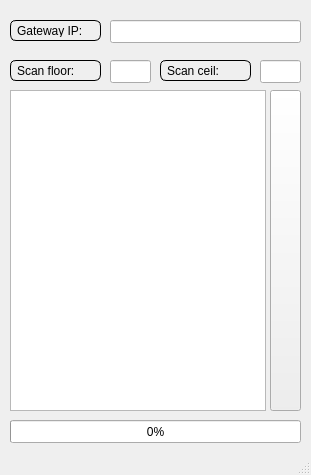
<?xml version="1.0" encoding="UTF-8"?>
<ui version="4.0">
 <class>MainWindow</class>
 <widget class="QMainWindow" name="MainWindow">
  <property name="geometry">
   <rect>
    <x>0</x>
    <y>0</y>
    <width>311</width>
    <height>475</height>
   </rect>
  </property>
  <property name="windowTitle">
   <string>MainWindow</string>
  </property>
  <property name="styleSheet">
   <string notr="true">QLabel {
	border: 1px solid black;
	border-radius: 6px;
	padding: 3px;
}</string>
  </property>
  <widget class="QWidget" name="centralwidget">
   <widget class="QLineEdit" name="gateway_edit">
    <property name="geometry">
     <rect>
      <x>110</x>
      <y>20</y>
      <width>191</width>
      <height>23</height>
     </rect>
    </property>
   </widget>
   <widget class="QLabel" name="label">
    <property name="geometry">
     <rect>
      <x>10</x>
      <y>20</y>
      <width>91</width>
      <height>21</height>
     </rect>
    </property>
    <property name="text">
     <string>Gateway IP:</string>
    </property>
   </widget>
   <widget class="QLineEdit" name="floor_edit">
    <property name="geometry">
     <rect>
      <x>110</x>
      <y>60</y>
      <width>41</width>
      <height>23</height>
     </rect>
    </property>
   </widget>
   <widget class="QLabel" name="label_2">
    <property name="geometry">
     <rect>
      <x>10</x>
      <y>60</y>
      <width>91</width>
      <height>21</height>
     </rect>
    </property>
    <property name="text">
     <string>Scan floor:</string>
    </property>
   </widget>
   <widget class="QLineEdit" name="ceil_edit">
    <property name="geometry">
     <rect>
      <x>260</x>
      <y>60</y>
      <width>41</width>
      <height>23</height>
     </rect>
    </property>
   </widget>
   <widget class="QLabel" name="label_3">
    <property name="geometry">
     <rect>
      <x>160</x>
      <y>60</y>
      <width>91</width>
      <height>21</height>
     </rect>
    </property>
    <property name="text">
     <string>Scan ceil:</string>
    </property>
   </widget>
   <widget class="QListView" name="victims_list">
    <property name="geometry">
     <rect>
      <x>10</x>
      <y>90</y>
      <width>256</width>
      <height>321</height>
     </rect>
    </property>
   </widget>
   <widget class="QPushButton" name="scan_button">
    <property name="geometry">
     <rect>
      <x>270</x>
      <y>90</y>
      <width>31</width>
      <height>321</height>
     </rect>
    </property>
    <property name="text">
     <string/>
    </property>
   </widget>
   <widget class="QProgressBar" name="scan_pb">
    <property name="geometry">
     <rect>
      <x>10</x>
      <y>420</y>
      <width>291</width>
      <height>23</height>
     </rect>
    </property>
    <property name="value">
     <number>0</number>
    </property>
   </widget>
  </widget>
  <widget class="QStatusBar" name="statusbar"/>
 </widget>
 <resources/>
 <connections/>
</ui>
